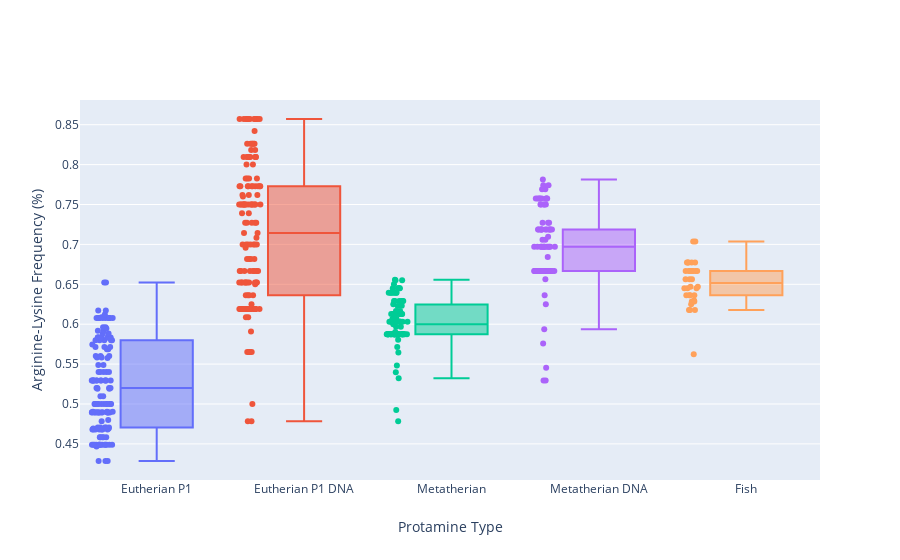

The cell this chart's notebook holds for it:
### Code cell
#
#   Arginine-Lysine Residues (DNA Binding)
#
#   Box plots of the arginine frequency for eutherian P1, eutherian P1 DNA binding region, metatherian P1, 
#   metatherian P1 DNA binding region, fish protamines (for comparison only). Individual arginine-lysine 
#   frequencies are plotted next to the associated box plot.
#
#   Note: Plotly uses 1.5 IQR to determine lower (https://help.plot.ly/what-is-a-box-plot/)

ep1DNA_RK_freqs = analysis.region_frequencies(ep1_align, ['R', 'K'], 17, 48)
mp1DNA_RK_freqs = analysis.region_frequencies(mp1_align, ['R', 'K'], 17, 56)

data = [
    go.Box(y=ep1_RK_freqs, name='Eutherian P1', boxpoints='all'),
    go.Box(y=ep1DNA_RK_freqs, name='Eutherian P1 DNA', boxpoints='all'),
    go.Box(y=mp1_RK_freqs, name='Metatherian', boxpoints='all'),
    go.Box(y=mp1DNA_RK_freqs, name='Metatherian DNA', boxpoints='all'),
    go.Box(y=fish_RK_freqs, name='Fish', boxpoints='all'),
]
charge_freq_layout = go.Layout(xaxis=dict(title='Protamine Type'),
                               yaxis=dict(title='Arginine-Lysine Frequency (%)'),
                               showlegend=False)
fig = go.Figure(data=data, layout=charge_freq_layout)
fig.show()

### Figure 1 — Plotly figure (JSON) as saved in the notebook; plotly's stock layout.template omitted (floating-point values rounded to 4 significant figures; data arrays with more than 128 entries replaced by an {"elided": "..."} marker saying what was removed)
{"data": [{"boxpoints": "all", "name": "Eutherian P1", "type": "box", "y": {"elided": "145 float values"}}, {"boxpoints": "all", "name": "Eutherian P1 DNA", "type": "box", "y": {"elided": "145 float values"}}, {"boxpoints": "all", "name": "Metatherian", "type": "box", "y": [0.6393, 0.6032, 0.6129, 0.5968, 0.629, 0.625, 0.6129, 0.6393, 0.6393, 0.6167, 0.5873, 0.6552, 0.5806, 0.629, 0.6129, 0.5873, 0.5873, 0.5902, 0.6393, 0.5873, 0.6032, 0.65, 0.5873, 0.5968, 0.5873, 0.5873, 0.5484, 0.5645, 0.6129, 0.629, 0.6129, 0.6452, 0.6, 0.6452, 0.623, 0.5873, 0.5873, 0.5873, 0.5873, 0.5873, 0.5873, 0.5873, 0.5873, 0.6032, 0.4783, 0.5873, 0.629, 0.5873, 0.6129, 0.5873, 0.5873, 0.5873, 0.629, 0.6066, 0.6032, 0.6452, 0.6452, 0.5873, 0.6032, 0.629, 0.6129, 0.5873, 0.6129, 0.6393, 0.6552, 0.6406, 0.4925, 0.6393, 0.6452, 0.5873, 0.5873, 0.5873, 0.6557, 0.6032, 0.6032, 0.5873, 0.5873, 0.6066, 0.5873, 0.5873, 0.6167, 0.5873, 0.5873, 0.5873, 0.5323, 0.5873, 0.5397, 0.6232, 0.6032, 0.6032, 0.6393, 0.5873, 0.5714, 0.5873, 0.5873]}, {"boxpoints": "all", "name": "Metatherian DNA", "type": "box", "y": [0.7188, 0.697, 0.7188, 0.697, 0.7273, 0.7273, 0.697, 0.7576, 0.7576, 0.7188, 0.6667, 0.7692, 0.6562, 0.7273, 0.7188, 0.6667, 0.6667, 0.7059, 0.75, 0.6667, 0.697, 0.7742, 0.6667, 0.6667, 0.6667, 0.6667, 0.5938, 0.625, 0.697, 0.7188, 0.7188, 0.7576, 0.7097, 0.7576, 0.7188, 0.6667, 0.6667, 0.6667, 0.6667, 0.6667, 0.6667, 0.6667, 0.6667, 0.697, 0.5294, 0.6667, 0.7576, 0.6667, 0.7188, 0.6667, 0.6667, 0.6667, 0.7576, 0.697, 0.697, 0.7812, 0.7576, 0.6667, 0.697, 0.7188, 0.7188, 0.6667, 0.7188, 0.75, 0.7692, 0.75, 0.5294, 0.75, 0.7576, 0.6667, 0.6667, 0.6667, 0.7742, 0.697, 0.697, 0.6667, 0.6667, 0.7188, 0.6667, 0.6667, 0.7059, 0.6667, 0.6667, 0.6667, 0.5455, 0.6667, 0.5758, 0.6842, 0.697, 0.697, 0.75, 0.6667, 0.6364, 0.6667, 0.6667]}, {"boxpoints": "all", "name": "Fish", "type": "box", "y": [0.6364, 0.6667, 0.6667, 0.6774, 0.6774, 0.625, 0.6364, 0.6562, 0.6562, 0.6774, 0.6364, 0.6667, 0.6667, 0.6176, 0.6471, 0.6774, 0.6471, 0.6176, 0.5625, 0.6176, 0.6286, 0.6364, 0.6667, 0.6562, 0.6286, 0.6296, 0.7037, 0.7037, 0.6452, 0.6667, 0.6452, 0.6452, 0.6667, 0.6774]}], "layout": {"showlegend": false, "xaxis": {"title": {"text": "Protamine Type"}}, "yaxis": {"title": {"text": "Arginine-Lysine Frequency (%)"}}}}
